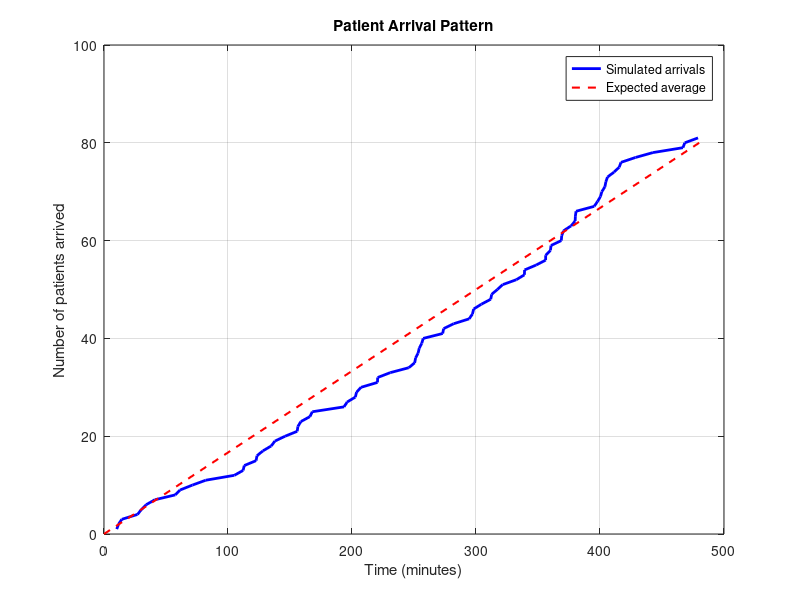

MATLAB code to generate this figure:
% =========================================================
%  m1_arrivals.m
%  Member 1 - Patient Arrival Generator
%  Hospital Emergency Department Simulation
%  CIT6114 Group Assignment
% =========================================================


% ---------------------------------------------------------
%  STEP 1:Set parameters 
% ---------------------------------------------------------

lambda       = 10/60;   % average 10 patients/hour
sim_duration = 480;    % 8 hour shift

% ---------------------------------------------------------
%  STEP 2:Generate patient arrival times
% ---------------------------------------------------------

arrival_times = [];
current_time  = 0;
patient_count = 0;

while true
  % exponential distribution formula
  % gap between one patient and the next
  u            = rand();
  gap          = -log(u) / lambda;
  current_time = current_time + gap;

  % stop when shift is over
  if current_time > sim_duration
    break;
  end

  patient_count = patient_count + 1;
  arrival_times(patient_count) = current_time;
end

num_patients = patient_count;

% ---------------------------------------------------------
%  STEP 3:Build patient table
% ---------------------------------------------------------

patient_table = zeros(num_patients, 2);
for i = 1:num_patients
  patient_table(i, 1) = i;
  patient_table(i, 2) = arrival_times(i);
end

% ---------------------------------------------------------
%  STEP 4:Display results in command window
% ---------------------------------------------------------

fprintf('==========================================\n');
fprintf('        PATIENT ARRIVAL RESULTS\n');
fprintf('==========================================\n');
fprintf('Arrival rate (lambda)  : %.4f patients/minute\n', lambda);
fprintf('Simulation duration    : %d minutes\n', sim_duration);
fprintf('Total patients arrived : %d\n', num_patients);
fprintf('Expected patients      : %d\n', round(lambda * sim_duration));
fprintf('First patient arrived  : %.4f minutes\n', arrival_times(1));
fprintf('Last  patient arrived  : %.4f minutes\n', arrival_times(end));
fprintf('\n');

fprintf('------------------------------------------\n');
fprintf('  Patient ID  |  Arrival Time (minutes)\n');
fprintf('------------------------------------------\n');
for i = 1:num_patients
  fprintf('     %3d      |      %.4f\n', patient_table(i,1), patient_table(i,2));
end
fprintf('------------------------------------------\n');

% ---------------------------------------------------------
%  STEP 5:Save output for M4
% ---------------------------------------------------------

save('m1_output.mat', 'arrival_times', 'num_patients', 'patient_table', 'lambda', 'sim_duration');
fprintf('\n>> Saved to m1_output.mat\n');

% ---------------------------------------------------------
%  STEP 6: Plot arrival graph
% ---------------------------------------------------------
 
figure(1);
plot(arrival_times, 1:num_patients, 'b-', 'LineWidth', 2);
hold on;
t = linspace(0, sim_duration, 100);
plot(t, lambda * t, 'r--', 'LineWidth', 1.5);
hold off;
xlabel('Time (minutes)');
ylabel('Number of patients arrived');
title('Patient Arrival Pattern');
legend('Simulated arrivals', 'Expected average');
grid on;

 
